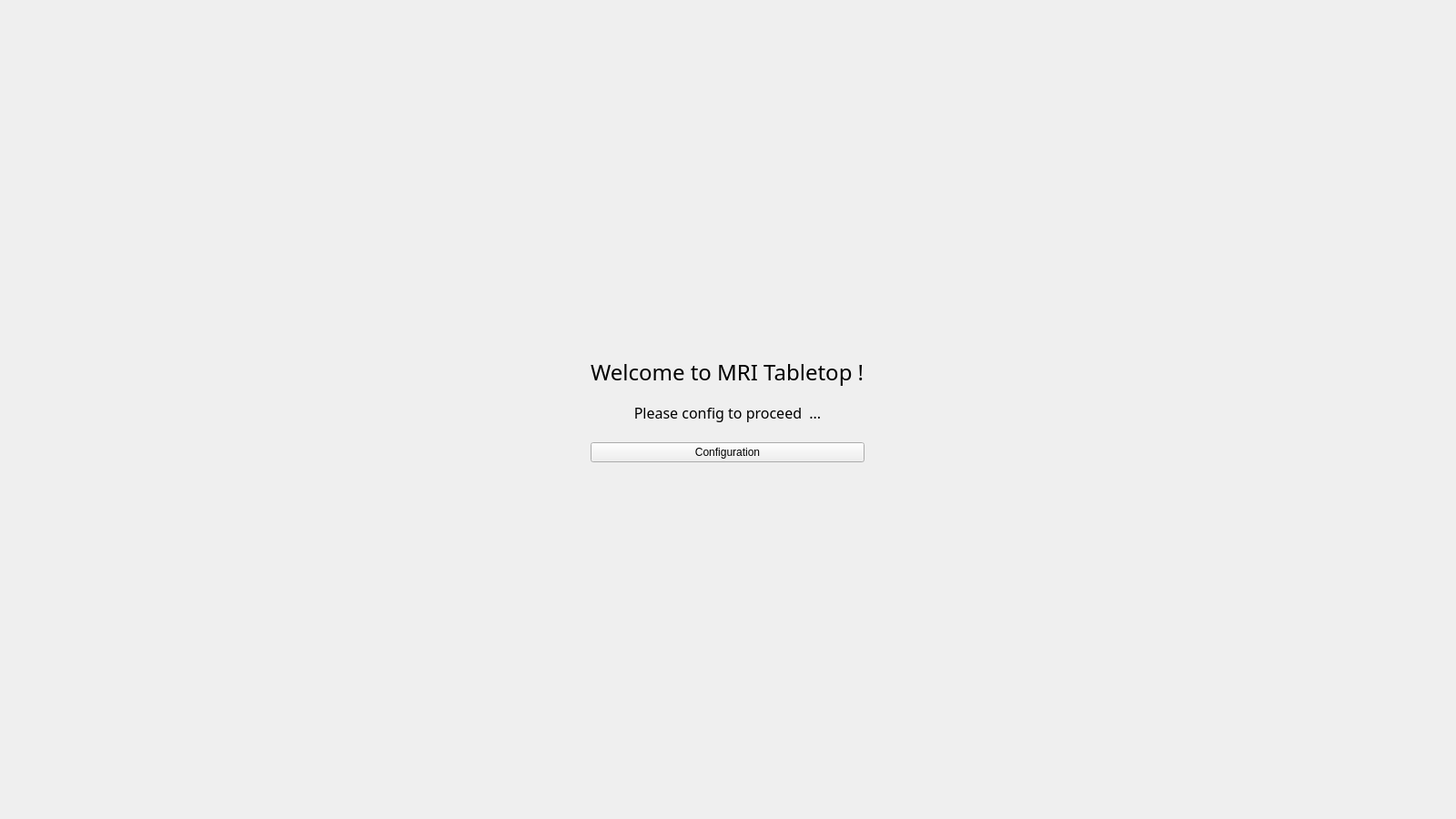
<?xml version="1.0" encoding="UTF-8"?>
<ui version="4.0">
 <class>welcomeWidget</class>
 <widget class="QWidget" name="welcomeWidget">
  <property name="geometry">
   <rect>
    <x>0</x>
    <y>0</y>
    <width>1600</width>
    <height>900</height>
   </rect>
  </property>
  <property name="sizePolicy">
   <sizepolicy hsizetype="Fixed" vsizetype="Fixed">
    <horstretch>0</horstretch>
    <verstretch>0</verstretch>
   </sizepolicy>
  </property>
  <property name="windowTitle">
   <string>Welome</string>
  </property>
  <layout class="QHBoxLayout" name="horizontalLayout">
   <item>
    <widget class="QWidget" name="widget" native="true">
     <property name="sizePolicy">
      <sizepolicy hsizetype="Fixed" vsizetype="Fixed">
       <horstretch>0</horstretch>
       <verstretch>0</verstretch>
      </sizepolicy>
     </property>
     <property name="minimumSize">
      <size>
       <width>0</width>
       <height>0</height>
      </size>
     </property>
     <layout class="QGridLayout" name="gridLayout">
      <item row="0" column="0">
       <widget class="QLabel" name="welcomeLabel_1">
        <property name="sizePolicy">
         <sizepolicy hsizetype="Preferred" vsizetype="Preferred">
          <horstretch>0</horstretch>
          <verstretch>0</verstretch>
         </sizepolicy>
        </property>
        <property name="font">
         <font>
          <family>Agency FB</family>
          <pointsize>18</pointsize>
         </font>
        </property>
        <property name="text">
         <string>Welcome to MRI Tabletop !</string>
        </property>
       </widget>
      </item>
      <item row="2" column="0">
       <widget class="QLabel" name="welcomeLabel_2">
        <property name="font">
         <font>
          <family>Agency FB</family>
          <pointsize>12</pointsize>
         </font>
        </property>
        <property name="text">
         <string>Please config to proceed  ...</string>
        </property>
        <property name="alignment">
         <set>Qt::AlignCenter</set>
        </property>
       </widget>
      </item>
      <item row="3" column="0">
       <spacer name="verticalSpacer_2">
        <property name="orientation">
         <enum>Qt::Vertical</enum>
        </property>
        <property name="sizeHint" stdset="0">
         <size>
          <width>20</width>
          <height>15</height>
         </size>
        </property>
       </spacer>
      </item>
      <item row="1" column="0">
       <spacer name="verticalSpacer">
        <property name="orientation">
         <enum>Qt::Vertical</enum>
        </property>
        <property name="sizeHint" stdset="0">
         <size>
          <width>20</width>
          <height>10</height>
         </size>
        </property>
       </spacer>
      </item>
      <item row="4" column="0">
       <widget class="QPushButton" name="configButton">
        <property name="sizePolicy">
         <sizepolicy hsizetype="Preferred" vsizetype="Preferred">
          <horstretch>0</horstretch>
          <verstretch>0</verstretch>
         </sizepolicy>
        </property>
        <property name="maximumSize">
         <size>
          <width>16777215</width>
          <height>16777215</height>
         </size>
        </property>
        <property name="text">
         <string>Configuration</string>
        </property>
       </widget>
      </item>
     </layout>
    </widget>
   </item>
  </layout>
 </widget>
 <resources/>
 <connections/>
</ui>
